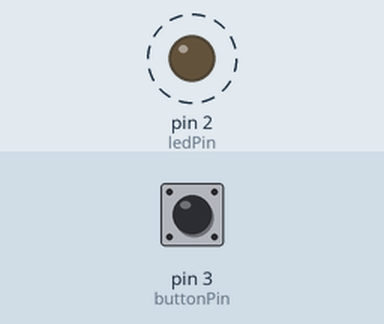
Simulated run of this sketch. Board: Arduino Uno, built with avr-gcc and run on an emulated ATmega328P. Parts: output pins drawn as LEDs (lit = HIGH). Dashed ring = blinking. Inputs (shaded band) come from the test bench; at power-on: pin 3 (buttonPin) LOW.

Above: at 1.15 s.
1.5 s: pin 3 (buttonPin) pulled HIGH for 3.2 s
At 1.5 s:
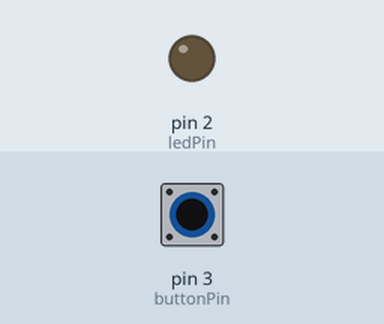
Timing chart, 0 to 13.3 s (numbered marks = the images above; inputs shaded):
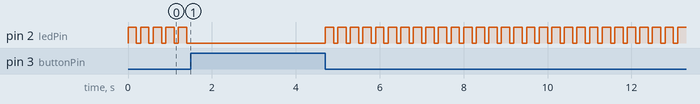

The sketch:

button.ino
```cpp
const int ledPin = 2;
const int buttonPin = 3;

int buttonState = 0;


void setup() {
  // put your setup code here, to run once:
  pinMode(ledPin, OUTPUT);
  pinMode(buttonPin, INPUT);

}

void loop() {
  // put your main code here, to run repeatedly:
  buttonState = digitalRead(buttonPin);

  // put led in solid state if button pushed
  // otherwise blink
  if (buttonState == HIGH) {
    digitalWrite(ledPin, LOW);
  } else {
    digitalWrite(ledPin, HIGH);
    delay(200);
    digitalWrite(ledPin, LOW);
    delay(100);
  }
}
```
